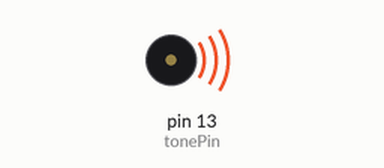
Recording of a sketch running on a simulated Arduino Uno, built with avr-gcc and run on an emulated ATmega328P. Parts: buzzer (waves = sounding).

Above: at 0.2 s.
Timing chart, 0 to 26.1 s (numbered marks = the images above):
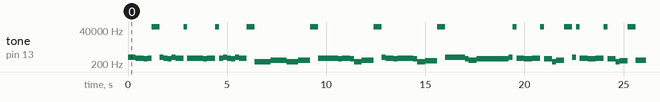

The sketch:

Music_DEMO.ino
```cpp
/*
   BUZZER2
   使用无源蜂鸣器播放《葫芦娃》
*/

//对应音符和频率值
#define NOTE_D0 -1
#define NOTE_D1 294
#define NOTE_D2 330
#define NOTE_D3 350
#define NOTE_D4 393
#define NOTE_D5 441
#define NOTE_D6 495
#define NOTE_D7 556

#define NOTE_DL1 147
#define NOTE_DL2 165
#define NOTE_DL3 175
#define NOTE_DL4 196
#define NOTE_DL5 221
#define NOTE_DL6 248
#define NOTE_DL7 278

#define NOTE_DH1 589
#define NOTE_DH2 661
#define NOTE_DH3 700
#define NOTE_DH4 786
#define NOTE_DH5 882
#define NOTE_DH6 990
#define NOTE_DH7 112

#define WHOLE 1
#define HALF 0.5
#define QUARTER 0.25
#define EIGHTH 0.25
#define SIXTEENTH 0.625

//整首曲子的音符部分
int tune[] =
{
  NOTE_DH1, NOTE_D6, NOTE_D5, NOTE_D6, NOTE_D0,
  NOTE_DH1, NOTE_D6, NOTE_D5, NOTE_DH1, NOTE_D6, NOTE_D0, NOTE_D6,
  NOTE_D6, NOTE_D6, NOTE_D5, NOTE_D6, NOTE_D0, NOTE_D6,
  NOTE_DH1, NOTE_D6, NOTE_D5, NOTE_DH1, NOTE_D6, NOTE_D0,

  NOTE_D1, NOTE_D1, NOTE_D3,
  NOTE_D1, NOTE_D1, NOTE_D3, NOTE_D0,
  NOTE_D6, NOTE_D6, NOTE_D6, NOTE_D5, NOTE_D6,
  NOTE_D5, NOTE_D1, NOTE_D3, NOTE_D0,
  NOTE_DH1, NOTE_D6, NOTE_D6, NOTE_D5, NOTE_D6,
  NOTE_D5, NOTE_D1, NOTE_D2, NOTE_D0,
  NOTE_D7, NOTE_D7, NOTE_D5, NOTE_D3,
  NOTE_D5,
  NOTE_DH1, NOTE_D0, NOTE_D6, NOTE_D6, NOTE_D5, NOTE_D5, NOTE_D6, NOTE_D6,
  NOTE_D0, NOTE_D5, NOTE_D1, NOTE_D3, NOTE_D0,
  NOTE_DH1, NOTE_D0, NOTE_D6, NOTE_D6, NOTE_D5, NOTE_D5, NOTE_D6, NOTE_D6,
  NOTE_D0, NOTE_D5, NOTE_D1, NOTE_D2, NOTE_D0,
  NOTE_D3, NOTE_D3, NOTE_D1, NOTE_DL6,
  NOTE_D1,
  NOTE_D3, NOTE_D5, NOTE_D6, NOTE_D6,
  NOTE_D3, NOTE_D5, NOTE_D6, NOTE_D6,
  NOTE_DH1, NOTE_D0, NOTE_D7, NOTE_D5,
  NOTE_D6,
};

//曲子的节拍，即音符持续时间
float duration[] =
{
  1, 1, 0.5, 0.5, 1,
  0.5, 0.5, 0.5, 0.5, 1, 0.5, 0.5,
  0.5, 1, 0.5, 1, 0.5, 0.5,
  0.5, 0.5, 0.5, 0.5, 1, 1,

  1, 1, 1 + 1,
  0.5, 1, 1 + 0.5, 1,
  1, 1, 0.5, 0.5, 1,
  0.5, 1, 1 + 0.5, 1,
  0.5, 0.5, 0.5, 0.5, 1 + 1,
  0.5, 1, 1 + 0.5, 1,
  1 + 1, 0.5, 0.5, 1,
  1 + 1 + 1 + 1,
  0.5, 0.5, 0.5 + 0.25, 0.25, 0.5 + 0.25, 0.25, 0.5 + 0.25, 0.25,
  0.5, 1, 0.5, 1, 1,
  0.5, 0.5, 0.5 + 0.25, 0.25, 0.5 + 0.25, 0.25, 0.5 + 0.25, 0.25,
  0.5, 1, 0.5, 1, 1,
  1 + 1, 0.5, 0.5, 1,
  1 + 1 + 1 + 1,
  0.5, 1, 0.5, 1 + 1,
  0.5, 1, 0.5, 1 + 1,
  1 + 1, 0.5, 0.5, 1,
  1 + 1 + 1 + 1
};

int length;//定义一个变量用来表示共有多少个音符
int tonePin = 13; //蜂鸣器的pin

void setup()
{
  pinMode(tonePin, OUTPUT); //设置蜂鸣器的pin为输出模式
  length = sizeof(tune) / sizeof(tune[0]); //这里用了一个sizeof函数，查出数组里有多少个音符
}

void loop()
{
  for (int x = 0; x < length; x++) //循环音符的次数
  {
    tone(tonePin, tune[x]); //依次播放tune数组元素，即每个音符
    delay(400 * duration[x]); //每个音符持续的时间，即节拍duration，400是调整时间的越大，曲子速度越慢，越小曲子速度越快
    noTone(tonePin);//停止当前音符，进入下一音符
  }
  delay(5000);//等待5秒后，循环重新开始
}
```

Measured:
- by itself, tone on pin 13 (tonePin): plays 589 Hz for 0.40 s, 495 Hz for 0.40 s, 441 Hz for 0.20 s, 495 Hz for 0.20 s, 65535 Hz for 0.40 s, 589 Hz for 0.20 s … (270 notes in this stretch)
